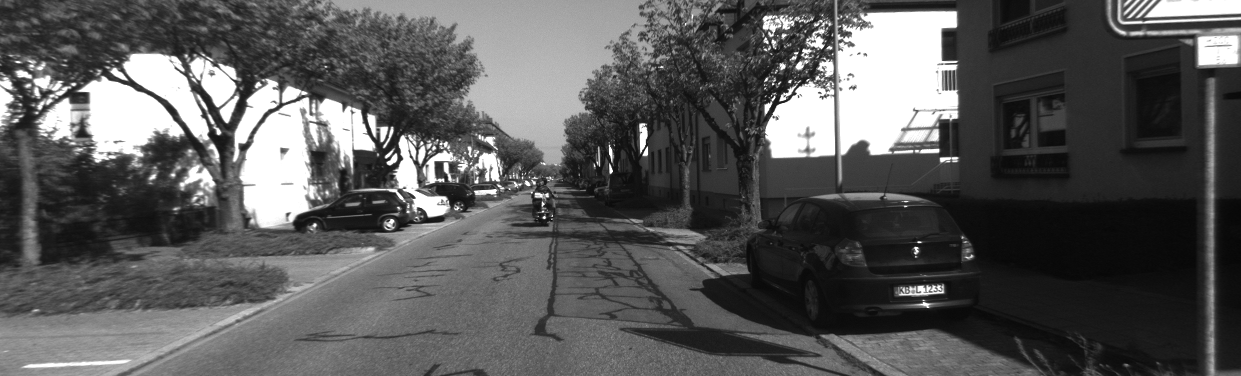
//> input picture workspace/lesson_6/task4/left.png, 1241 x 376 px
$ ./optical_flow_disparity   (built with g++ and OpenCV 4)
//> lines starting //> are read from the running program, lines starting //| are printed output that depends on the picture; after the words box and inside, x2 and y2 are one past the last pixel; in counts of white or black regions, pixels touching at a corner belong together
#include <opencv2/opencv.hpp>
#include <string>
#include <Eigen/Core>
#include <Eigen/Dense>

using namespace std;
using namespace cv;

// this program shows how to use optical flow

// Camera intrinsics
// 内参
double fx = 718.856, fy = 718.856, cx = 607.1928, cy = 185.2157;
// 基线
double baseline = 0.573;

string file_1 = "../left.png";  // first image
string file_2 = "../right.png";  // second image
string file_3 = "../disparity.png";

// TODO implement this funciton
/**
 * single level optical flow`
 * @param [in] img1 the first image
 * @param [in] img2 the second image
 * @param [in] kp1 keypoints in img1
 * @param [in|out] kp2 keypoints in img2, if empty, use initial guess in kp1
 * @param [out] success true if a keypoint is tracked successfully
 * @param [in] inverse use inverse formulation?
 */
void OpticalFlowSingleLevel(
    const Mat& img1,
    const Mat& img2,
    const vector<KeyPoint>& kp1,
    vector<KeyPoint>& kp2,
    vector<bool>& success,
    bool inverse = false
);

// TODO implement this funciton
/**
 * multi level optical flow, scale of pyramid is set to 2 by default
 * the image pyramid will be create inside the function
 * @param [in] img1 the first pyramid
 * @param [in] img2 the second pyramid
 * @param [in] kp1 keypoints in img1
 * @param [out] kp2 keypoints in img2
 * @param [out] success true if a keypoint is tracked successfully
 * @param [in] inverse set true to enable inverse formulation
 */
void OpticalFlowMultiLevel(
    const Mat& img1,
    const Mat& img2,
    const vector<KeyPoint>& kp1,
    vector<KeyPoint>& kp2,
    vector<bool>& success,
    bool inverse = false
);

/**
 * get a gray scale value from reference image (bi-linear interpolated)
 * @param img
 * @param x
 * @param y
 * @return
 */
inline float GetPixelValue(const cv::Mat& img, float x, float y) {
    uchar* data = &img.data[int(y) * img.step + int(x)];
    float xx = x - floor(x);
    float yy = y - floor(y);
    return float(
        (1 - xx) * (1 - yy) * data[0] +
        xx * (1 - yy) * data[1] +
        (1 - xx) * yy * data[img.step] +
        xx * yy * data[img.step + 1]
        );
}


int main(int argc, char** argv) {

    // images, note they are CV_8UC1, not CV_8UC3
    Mat img1 = imread(file_1, CV_8UC1);
//> img1 is the input picture: 376 rows x 1241 cols, CV_8UC1; min 6, max 255, mean 89
    Mat img2 = imread(file_2, CV_8UC1);
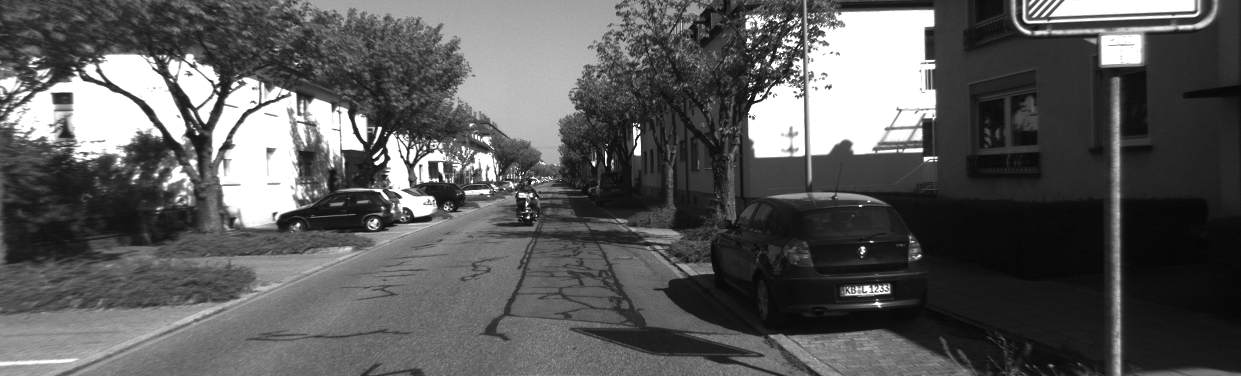
//> input picture workspace/lesson_6/task4/right.png, 1241 x 376 px
//> img2 is the input picture: 376 rows x 1241 cols, CV_8UC1; min 5, max 255, mean 90.3
    Mat img3 = imread(file_3, CV_8UC1);  // disparity
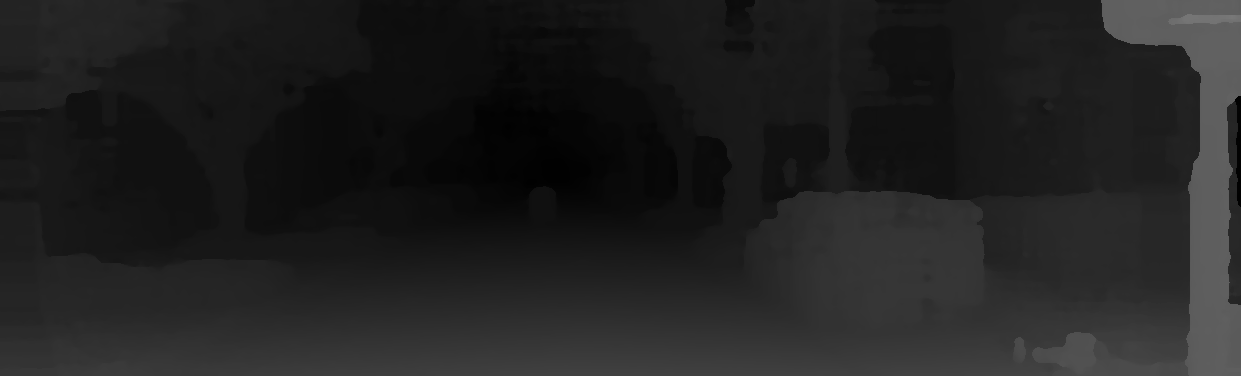
//> input picture workspace/lesson_6/task4/disparity.png, 1241 x 376 px
//> img3 is the input picture: 376 rows x 1241 cols, CV_8UC1; min 1, max 120, mean 32.9

    // key points, using GFTT here.
    vector<KeyPoint> kp1;
    Ptr<GFTTDetector> detector = GFTTDetector::create(500, 0.01, 20); // maximum 500 keypoints
    detector->detect(img1, kp1);
//> kp1 = 368 keypoints; strongest (x, y, size): (544, 217, 3), (780, 100, 3), (789, 82, 3), (385, 157, 3)

    // now lets track these key points in the second image
    // first use single level LK in the validation picture
    vector<KeyPoint> kp2_single;
    vector<bool> success_single;
    OpticalFlowSingleLevel(img1, img2, kp1, kp2_single, success_single, true);
//> the loop in OpticalFlowSingleLevel, `for (size_t i = 0; i < kp1.size(); i++)` made 368 passes
//> after the loop in OpticalFlowSingleLevel, `for (size_t i = 0; i < kp1.size(); i++)`: success = 368 values, max 1 at index 0, min 0 at index 96, mean 0.965; kp2 = 368 keypoints; strongest (x, y, size): (544, 217, 3), (779, 100, 3), (788, 82, 3), (385, 157, 3)
//> kp2_single has the same summary as kp2 in OpticalFlowSingleLevel; success_single has the same summary as success in OpticalFlowSingleLevel

    // then test multi-level LK
    vector<KeyPoint> kp2_multi;
    vector<bool> success_multi;
    OpticalFlowMultiLevel(img1, img2, kp1, kp2_multi, success_multi);
//> the loop in OpticalFlowMultiLevel, `for (int i = 0; i < pyramids; ++i)` made 4 passes
//> pass 3, in OpticalFlowMultiLevel, `cv::resize(img1, img1_child, Size(), scales[i], scales[i]);`:
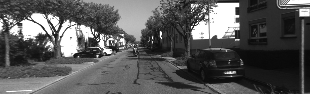
//> img1_child: 94 rows x 310 cols, CV_8UC1; min 8, max 255, mean 89.2
//> pass 3, in OpticalFlowMultiLevel, `cv::resize(img2, img2_child, Size(), scales[i], scales[i]);`:
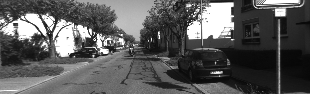
//> img2_child: 94 rows x 310 cols, CV_8UC1; min 7, max 255, mean 90.5
//> the loop in OpticalFlowMultiLevel, `for (const auto &kp: kp1)` made 368 passes
//> after the loop in OpticalFlowMultiLevel, `for (const auto &kp: kp1)`: kp1_scale = 368 keypoints; strongest (x, y, size): (68, 27, 3), (98, 12, 3), (99, 10, 3), (48, 20, 3)
//> the loop in OpticalFlowMultiLevel, `for (auto &kp: kp2_scale)` made 368 passes
//> after the loop in OpticalFlowMultiLevel, `for (auto &kp: kp2_scale)`: kp2 = 368 keypoints; strongest (x, y, size): (544, 217, 3), (760, 100, 3), (778, 82, 3), (373, 157, 3)
//> kp2_multi has the same summary as kp2 in OpticalFlowMultiLevel; success_multi has the same summary as success in OpticalFlowSingleLevel

    // use opencv's flow for validation
    vector<Point2f> pt1, pt2;
    for (auto& kp : kp1) pt1.push_back(kp.pt);
//> this loop made 368 passes
//> after the loop, pt1 = 368 Points (x, y), first 12: [544, 217], [780, 100], [789, 82], [385, 157], [915, 248], [610, 173], [443, 181], [474, 191], [414, 197], [643, 155], [392, 127], [797, 52]
    vector<uchar> status;
    vector<float> error;
    cv::calcOpticalFlowPyrLK(img1, img2, pt1, pt2, status, error, cv::Size(8, 8));
//> pt2 = 368 Points (x, y), first 12: [528, 216.8], [755, 99.34], [765.5, 81.58], [372.6, 157.1], [861.5, 247.8], [605, 163.6], [437.4, 180.9], [464.2, 191], [400.3, 196.8], [633.7, 153.7], [379.6, 126.5], [771.5, 51.78]; status = 368 values, max 1 at index 0, min 0 at index 60, mean 0.905; error = 368 values, max 90.66 at index 343, min 0 at index 60, mean 11.04

    // plot the differences of those functions
    Mat img2_single;
    cv::cvtColor(img2, img2_single, cv::COLOR_GRAY2BGR);
    double error_disparity = 0;
    for (int i = 0; i < kp2_single.size(); i++) {
        if (success_single[i]) {
            cv::circle(img2_single, kp2_single[i].pt, 2, cv::Scalar(0, 250, 0), 2);
            cv::line(img2_single, kp1[i].pt, kp2_single[i].pt, cv::Scalar(0, 250, 0));
            // compare optical flow result and disparity
            double estimate = (pt2[i] - pt1[i]).x;
            double groundtruth = img3.at<uchar>(pt1[i].y, pt1[i].x);
            error_disparity += (estimate - groundtruth);

        }
    }
//> this loop made 368 passes
//> (estimate, groundtruth, error_disparity) on passes 1 to 12: (-16.03, 16, -32.03), (-25.03, 25, -82.06), (-23.51, 24, -129.6), (-12.36, 12, -153.9), (-53.52, 53, -260.4), (-4.95, 8, -273.4), (-5.55, 6, -284.9), (-9.82, 9, -303.8), (-13.74, 13, -330.5), (-9.34, 10, -349.8), (-12.38, 12, -374.2), (-25.46, 26, -425.7)
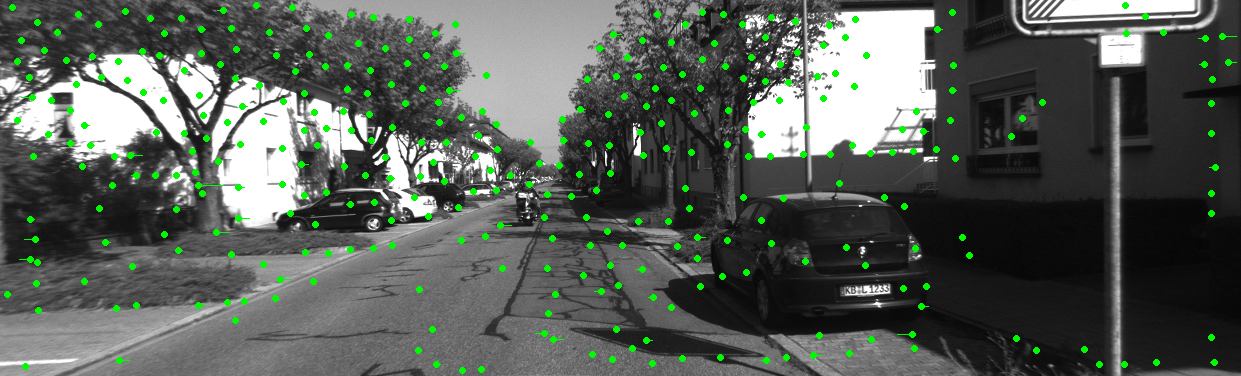
//> img2_single: 376 rows x 1241 cols, CV_8UC3; 2.87% of pixels changed, all inside (x1, y1, x2, y2) = (4, 2, 1237, 374)
    std::cout << "error by single: " << error_disparity / kp2_multi.size() << std::endl;
//| error by single: -40.839

    Mat img2_multi;
    cv::cvtColor(img2, img2_multi, cv::COLOR_GRAY2BGR);
    error_disparity = 0;
    for (int i = 0; i < kp2_multi.size(); i++) {
        if (success_multi[i]) {
            cv::circle(img2_multi, kp2_multi[i].pt, 2, cv::Scalar(0, 250, 0), 2);
            cv::line(img2_multi, kp1[i].pt, kp2_multi[i].pt, cv::Scalar(0, 250, 0));
            // compare optical flow result and disparity
            double estimate = (pt2[i] - pt1[i]).x;
            double groundtruth = img3.at<uchar>(pt1[i].y, pt1[i].x);
            error_disparity += (estimate - groundtruth);
        }
    }
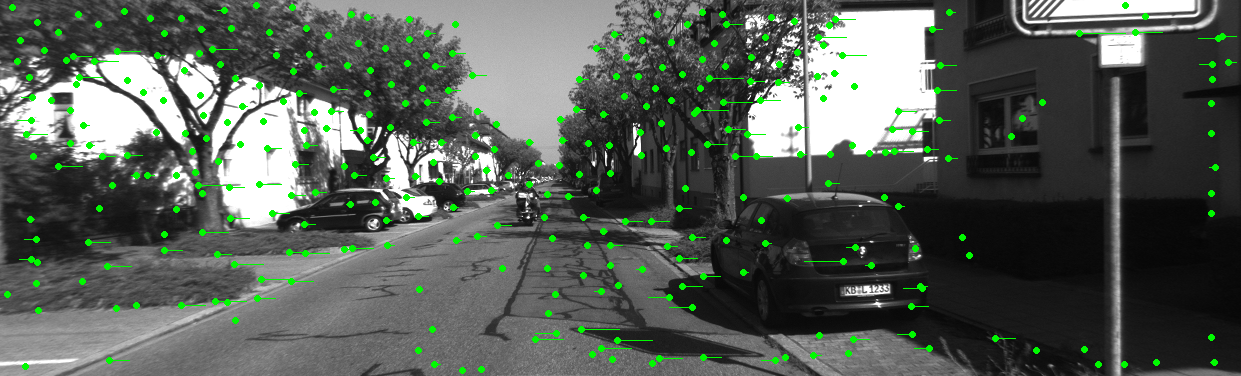
//> img2_multi: 376 rows x 1241 cols, CV_8UC3; 3.21% of pixels changed, all inside (x1, y1, x2, y2) = (4, 2, 1237, 374)
    std::cout << "error by multi: " << error_disparity / kp2_multi.size() << std::endl;
//| error by multi: -40.839

    Mat img2_CV;
    cv::cvtColor(img2, img2_CV, cv::COLOR_GRAY2BGR);
    error_disparity = 0;
    for (int i = 0; i < pt2.size(); i++) {
        if (status[i]) {
            cv::circle(img2_CV, pt2[i], 2, cv::Scalar(0, 250, 0), 2);
            cv::line(img2_CV, pt1[i], pt2[i], cv::Scalar(0, 250, 0));

            // compare optical flow result and disparity
            double estimate = (pt2[i] - pt1[i]).x;
            double groundtruth = img3.at<uchar>(pt1[i].y, pt1[i].x);
            error_disparity += (estimate - groundtruth);
        }
    }
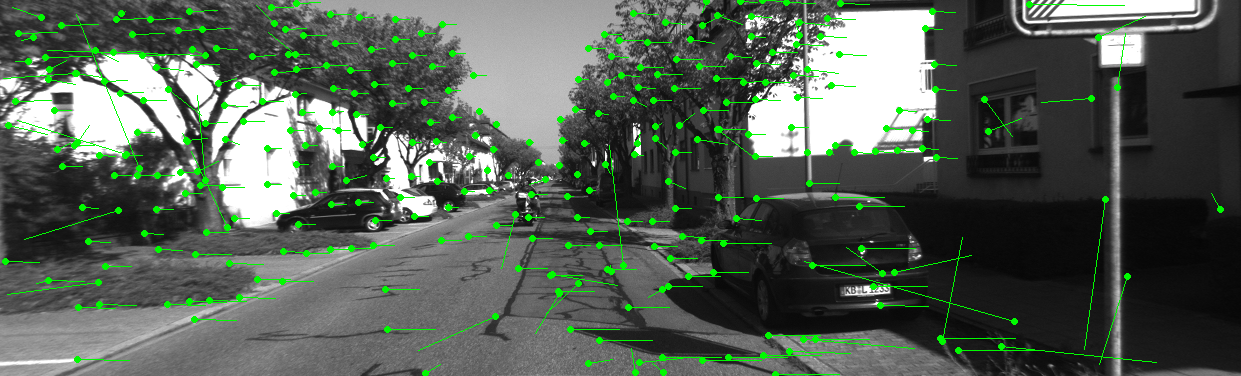
//> img2_CV: 376 rows x 1241 cols, CV_8UC3; 4.29% of pixels changed, all inside (x1, y1, x2, y2) = (2, 0, 1224, 376)
    std::cout << "error by opencv: " << error_disparity / kp2_multi.size() << std::endl;
//| error by opencv: -38.4649


    cv::imshow("tracked single level", img2_single);
    cv::imshow("tracked multi level", img2_multi);
    cv::imshow("tracked by opencv", img2_CV);
    cv::waitKey(0);

    return 0;
}

void OpticalFlowSingleLevel(
    const Mat& img1,
    const Mat& img2,
    const vector<KeyPoint>& kp1,
    vector<KeyPoint>& kp2,
    vector<bool>& success,
    bool inverse
) {

    // parameters
    int half_patch_size = 4;
    int iterations = 10;
    bool have_initial = !kp2.empty();

    for (size_t i = 0; i < kp1.size(); i++) {
        cv::KeyPoint kp = kp1[i];
        double dx = 0;
        if (have_initial) {
            dx = kp2[i].pt.x - kp.pt.x;
        }

        double cost = 0, lastCost = 0;
        bool succ = true; // indicate if this point succeeded

        // Gauss-Newton iterations
        for (int iter = 0; iter < iterations; iter++) {
            double H = 0;
            double b = 0;
            cost = 0;

            if (kp.pt.x + dx <= half_patch_size || kp.pt.x + dx >= img1.cols - half_patch_size ||
                kp.pt.y <= half_patch_size || kp.pt.y >= img1.rows - half_patch_size) {   // go outside
                succ = false;
                break;
            }

            // compute cost and jacobian
            for (int x = -half_patch_size; x < half_patch_size; x++)
                for (int y = -half_patch_size; y < half_patch_size; y++) {

                    // TODO START YOUR CODE HERE (~8 lines)
                    double error = 0;
                    double J;  // Jacobian
                    if (inverse == false) {
                        // Forward Jacobian
                        double x_curr = kp.pt.x + x + dx;
                        double y_curr = kp.pt.y + y;
                        error = GetPixelValue(img1, kp.pt.x + x, kp.pt.y + y) - GetPixelValue(img2, kp.pt.x + x + dx, kp.pt.y + y);
                        J = -0.5 * (GetPixelValue(img2, x_curr + 1, y_curr) - GetPixelValue(img2, x_curr - 1, y_curr));
                    }
                    else {
                        // Inverse Jacobian
                        // NOTE this J does not change when dx, dy is updated, so we can store it and only compute error
                        double x_curr = kp.pt.x + x;
                        double y_curr = kp.pt.y + y;
                        error = GetPixelValue(img2, x_curr, y_curr) - GetPixelValue(img1, x_curr - dx, y_curr);

                        // J[0] = -1 * (GetPixelValue(img1, x_curr + 1, y_curr) - GetPixelValue(img1, x_curr - 1, y_curr)) / 2;
                        // J[1] = -1 * (GetPixelValue(img1, x_curr, y_curr + 1) - GetPixelValue(img1, x_curr, y_curr - 1)) / 2;
                        J = 0.5*(GetPixelValue(img1,kp.pt.x + x + 1 , kp.pt.y + y) - GetPixelValue(img1,kp.pt.x + x - 1 , kp.pt.y + y));
                    }

                    // compute H, b and set cost;
                    H += J * J;
                    b += -J * error;
                    cost += error * error / 2;
                    // TODO END YOUR CODE HERE
                }

            // compute update
            // TODO START YOUR CODE HERE (~1 lines)
            double update;
            update = b / H;
            // TODO END YOUR CODE HERE

            if (isnan(update)) {
                // sometimes occurred when we have a black or white patch and H is irreversible
                cout << "update is nan" << endl;
                succ = false;
                break;
            }
            if (iter > 0 && cost > lastCost) {
                cout << "cost increased: " << cost << ", " << lastCost << endl;
                break;
            }

            // update dx, dy
            dx += update;
            lastCost = cost;
            succ = true;
        }

        success.push_back(succ);

        // set kp2
        if (have_initial) {
            kp2[i].pt = kp.pt + Point2f(dx, 0);
        }
        else {
            KeyPoint tracked = kp;
            tracked.pt += cv::Point2f(dx, 0);
            kp2.push_back(tracked);
        }
    }
}

void OpticalFlowMultiLevel(
    const Mat& img1,
    const Mat& img2,
    const vector<KeyPoint>& kp1,
    vector<KeyPoint>& kp2,
    vector<bool>& success,
    bool inverse) {

    // parameters
    int pyramids = 4;
    double pyramid_scale = 0.5;
    double scales[] = { 1.0, 0.5, 0.25, 0.125 };

    // create pyramids
    vector<Mat> pyr1, pyr2; // image pyramids
    // TODO START YOUR CODE HERE (~8 lines)
    for (int i = 0; i < pyramids; ++i) {
        Mat img1_child, img2_child;
        cv::resize(img1, img1_child, Size(), scales[i], scales[i]);
        cv::resize(img2, img2_child, Size(), scales[i], scales[i]);
        pyr1.push_back(img1_child);
        pyr2.push_back(img2_child);
    }
    // TODO END YOUR CODE HERE

    // coarse-to-fine LK tracking in pyramids
    // TODO START YOUR CODE HERE
    vector<KeyPoint> kp1_scale;
    vector<KeyPoint> kp2_scale;
    for (const auto &kp: kp1) {
        auto kp_temp = kp;
        kp_temp.pt *= scales[pyramids-1];
        kp1_scale.push_back(kp_temp);
    }
    for (int i = pyramids-1; i > -1; --i) {
        success.clear();
        // resize kp1
        OpticalFlowSingleLevel(pyr1[i], pyr2[i], kp1_scale, kp2_scale, success, true);

        if (i == 0)
            break;

        for (auto &kp : kp1_scale) {
            kp.pt = kp.pt / pyramid_scale;
        }
        for (auto &kp : kp2_scale) {
            kp.pt = kp.pt / pyramid_scale;
        }
    }

    for (auto &kp: kp2_scale) {
        kp2.push_back(kp);
    }
    // TODO END YOUR CODE HERE
    // don't forget to set the results into kp2
}
